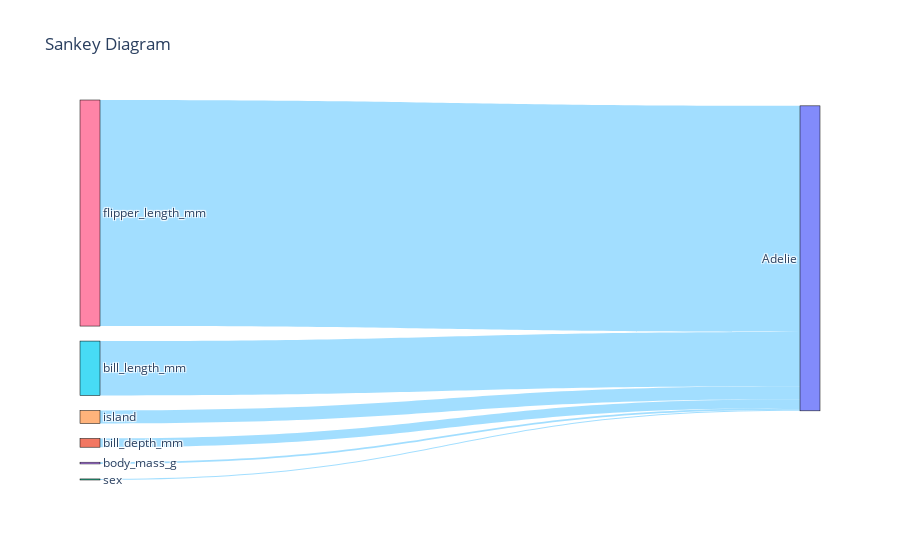

The code cell stored with this chart in its notebook:
### Code cell
engine = GraphAnalyzerEngine()
engine.analyze(X_cleaned, pd.DataFrame(y_enc))
store = engine.get_store()
label_map = dict(enumerate(meta_pipe.get_target_encoder().classes_))
relabel_targets_in_store(store, label_map)
fig_sankey = VisualizerFactory.make_sankey(store, show_feature_feature_links=False)
fig_sankey.show()

### Figure 1 — Plotly figure (JSON) as saved in the notebook; plotly's stock layout.template omitted (floating-point values rounded to 4 significant figures)
{"data": [{"link": {"color": ["rgba(100,200,255,0.6)", "rgba(100,200,255,0.6)", "rgba(100,200,255,0.6)", "rgba(100,200,255,0.6)", "rgba(100,200,255,0.6)", "rgba(100,200,255,0.6)"], "source": [4, 5, 1, 6, 3, 2], "target": [0, 0, 0, 0, 0, 0], "value": [0.04258, 0.1779, 0.02846, 0.739, 0.005672, 0.003474]}, "node": {"label": ["Adelie", "bill_depth_mm", "sex", "body_mass_g", "island", "bill_length_mm", "flipper_length_mm"], "line": {"color": "black", "width": 0.5}, "pad": 15, "thickness": 20}, "type": "sankey"}], "layout": {"font": {"size": 12}, "title": {"text": "Sankey Diagram"}}}
